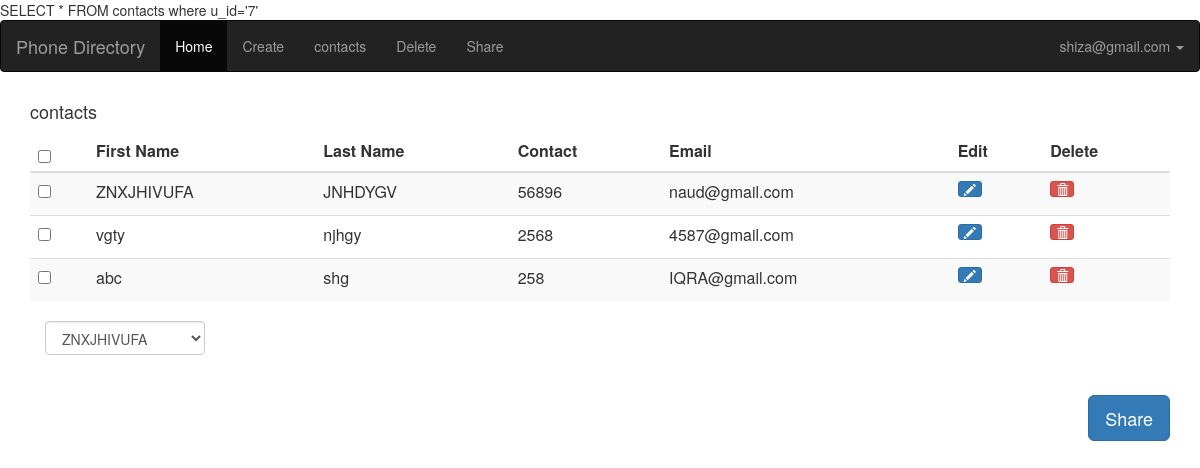
/view_contact.php (signed in), run on the app's committed database.
### tables this page shows
CREATE TABLE `contacts` (
  `c_id` int(20) NOT NULL,
  `u_id` int(20) NOT NULL,
  `fname` varchar(20) NOT NULL,
  `lname` varchar(20) NOT NULL,
  `c_email` varchar(40) DEFAULT NULL,
  `mobile` bigint(40) NOT NULL,
  `other_cell` bigint(30) DEFAULT NULL,
  `landline` bigint(30) DEFAULT NULL,
  `shared` varchar(20) DEFAULT NULL
);

### view_contact.php (the view, shortened to what this page needs)
<?php
   require_once("php/connect.php");
   $uid = $_SESSION['uid'];
 $id = $_SESSION['id'];
 echo   $query  = "SELECT * FROM contacts where u_id='$id'";
  $res  = mysqli_query($con, $query);
   $res1  = mysqli_query($con, $query);
?>
<html>
<head>
<link href="//maxcdn.bootstrapcdn.com/bootstrap/3.3.0/css/bootstrap.min.css" rel="stylesheet" id="bootstrap-css">
</head>
<body>
  <nav class="navbar navbar-inverse">
    <div class="container-fluid">
        <div class="navbar-header">
            <a hre="#" class="navbar-brand" />Phone Directory </a>
        </div>
        <div>
            <ul class="nav navbar-nav">
                <li class="active"  > <a href="home.php"> Home </a> </li>
                <li  > <a href="create.php"> Create </a> </li>
                   <li  > <a href="view_contact.php"> contacts </a> </li>
                <li > <a href="delete.php"> Delete </a> </li>
                <li > <a href="share.php"> Share </a> </li>
            </ul>
            <ul class="nav navbar-nav navbar-right">
                <li class="dropdown">
                    <a href="#" class="dropdown-toggle" data-toggle="dropdown"> <?php echo $uid ; ?> <span class="caret"></span></a>
                </li>
            </ul>
        </div>
    </div>
</nav>
<div class="container">
	<div class="row">
        <div class="col-md-12">
        <h4>contacts</h4>
        <div class="table-responsive">
              <table id="mytable" class="table table-bordred table-striped">
                   <thead>
                   <th><input type="checkbox" id="checkall" /></th>
                   <th>First Name</th>
                    <th>Last Name</th>
                     <th>Contact</th>
                     <th>Email</th>
                      <th>Edit</th>
                       <th>Delete</th>
                   </thead>
    <tbody>
   <form method="post" action="view_contact.php">
  <?php
  $i = 0;
    while($rows = mysqli_fetch_array($res))
    {?>
    <tr>
    <td><input name="checkbox[]" type="checkbox" id="checkbox[]" class="checkthis" value="<?php echo $i++;?>"/></td>
    <td><?php echo $rows['fname']; ?></td>
    <td><?php echo $rows['lname'];  ?></td>
    <td><?php echo $rows['mobile'];  ?></td>
    <td><?php echo $rows['c_email'];  ?></td>
    <td><p data-placement="top" data-toggle="tooltip" title="Edit"><button class="btn btn-primary btn-xs" data-title="Edit" data-toggle="modal" onclick="?uid=<?php echo $rows['c_id']; ?>" ><span class="glyphicon glyphicon-pencil"></span></button></p></td>
    <td><p data-placement="top" data-toggle="tooltip" title="Delete"><button class="btn btn-danger btn-xs" data-title="Delete" data-toggle="modal" onclick="abc.php?uid=<?php echo $rows['c_id']; ?>"> <span class="glyphicon glyphicon-trash"></span></button></p></td>
    </tr>
    <?php
  }?>
    </tbody>
</table>
      <div class="col-sm-2">
          <select name="s_name" class="form-control mb-2 mr-sm-2 mb-sm-0" required>
               <?php
    while($row = mysqli_fetch_array($res1))
    {  ?>  <option value="<?php echo $row['c_id'];  ?>" > <?php echo $row['fname'];  ?>
 </option>
       <?php }?>
    </select><br/><br/>
    </div>
<div class="clearfix"></div>
 <input type="submit" name="Submit" value="Share" class="btn btn-primary btn-lg pull-right"/>
        </div>
	</div>
</div>
  </div>
    </body>
    </html>

### data on the page
contacts: fname "ZNXJHIVUFA", lname "JNHDYGV", mobile "56896", c_email "naud@gmail.com"
contacts: fname "vgty", lname "njhgy", mobile "2568", c_email "4587@gmail.com"
contacts: fname "abc", lname "shg", mobile "258", c_email "IQRA@gmail.com"

### other printed values
$uid "shiza@gmail.com"
form field s_name "ZNXJHIVUFA"
